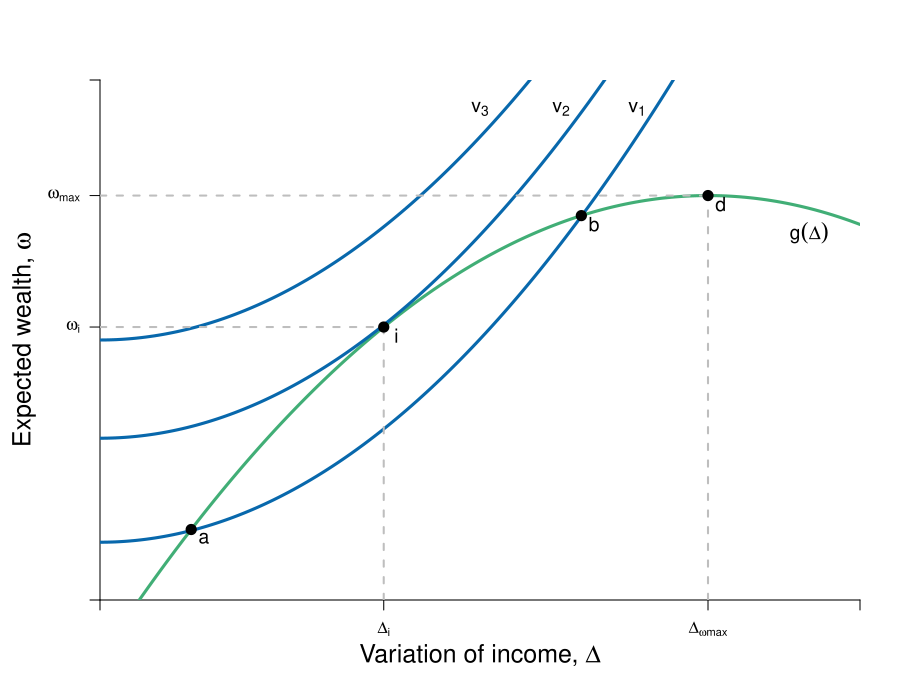

The script that saved this image:
require(ggplot2)
require(shape)
pdf(file = "risk/risk_return.pdf", width = 9, height = 7)

#Set parameters for graphics
axislabelsize <- 1.5
labelsize <- 1.2
graphlinewidth <- 3
segmentlinewidth <- 2
a <- c(2, 4, 6)


COL <- c("#7fc97f", "#beaed4", "#fdc086", "#ffff99", "#386cb0", "#f0027f", "#bf5b17", "#666666")
COLA <- c("#e0f3db", "#99d8c9","#66c2a4","#41ae76", "#238b45", "#005824")
COLB <- c("#c6dbef", "#4eb3d3", "#2b8cbe", "#0868ac","#084081")
COLC <- c("#fcfbfd", "#efedf5", "#dadaeb", "#bcbddc", "#9e9ac8", "#807dba", "#6a51a3", "#54278f", "#3f007d")

par(mar =  c(5, 5, 4, 2))
xlims <- c(0, 15)
ylims <- c(0, 18)

riskreturn <- function(g, int1 = 14, int2 = 4, coeff = 1/3){
  int1 - (int2 - (coeff)*g)^2
}

uA <- function(omega, g, slope = 0.5){
  omega + omega*g  - slope*g^2
}

indiffA <- function(g, intercept = 3, slope = 0.125){
  intercept  + slope*g^2
}


#Plot command 
plot(0, 0, xlim = xlims, ylim = ylims, 
     type = "n",
     xlab = expression(paste("")),
     ylab = expression(paste("")), 
     axes = FALSE,
     # xlab = expression(paste("Bob's Payoff, ", u^B)),
     # ylab = expression(paste("Alfredo's Payoff, ", u^A)),
     #xaxt = "n", 
     #yaxt = "n", 
     cex.lab = axislabelsize, 
     bty = "n", 
     xaxs="i", 
     yaxs="i"
)


#Customize ticks and labels for the plot
# ticksy <- seq(ylims[1], ylims[2], 3)
# ylabels <- seq(ylims[1], ylims[2], 3)
# ticksx <- seq(xlims[1], xlims[2], 5)
# xlabels <- seq(xlims[1], xlims[2], 5)
ticksy <- c(0,  riskreturn(g = 5.6), riskreturn(g = 12) ,ylims[2])
ylabels <- c(NA, expression(paste(omega[i])), expression(paste(omega[max])), NA)
ticksx <- c(0, 5.6, 12, xlims[2])
xlabels <- c(NA, expression(paste(Delta[i])), expression(paste(Delta[omega*max])), NA)

axis(1, at = ticksx, pos = 0, labels = xlabels)
axis(2, at = ticksy, pos = 0, labels = ylabels, las = 1)
mtext(expression(paste("Variation of income, ", Delta)), side=1, line = 2.5, cex = axislabelsize)
text(xlims[1] - 1.5, ylims[2] - 0.5*(ylims[2] - ylims[1]), expression(paste("Expected wealth, ", omega)), xpd = TRUE, cex = axislabelsize, srt = 90) 


npts <- 500 
xx1 <- seq(xlims[1], xlims[2], length.out = npts)
lines(xx1, riskreturn(xx1), col = COLA[4], lwd = graphlinewidth, lty = 1)
lines(xx1, indiffA(xx1, intercept = 2), col = COLB[4], lwd = graphlinewidth, lty = 1)
lines(xx1, indiffA(xx1, intercept = 5.6), col = COLB[4], lwd = graphlinewidth, lty = 1)
lines(xx1, indiffA(xx1, intercept = 9), col = COLB[4], lwd = graphlinewidth, lty = 1)


#Add points a, b, c and c
segments(5.6, 0, 5.6, riskreturn(g = 5.6), lty = 2, col = "gray", lwd = segmentlinewidth)
segments(0, riskreturn(g = 5.6), 5.6, riskreturn(g = 5.6), lty = 2, col = "gray", lwd = segmentlinewidth)
points(5.6, riskreturn(g = 5.6), pch = 16, col = "black", cex = 1.5)
text(5.6 + 0.25, riskreturn(g = 5.6) - 0.3, expression(i), cex = labelsize)


segments(12, 0, 12, riskreturn(g = 12) , lty = 2, col = "gray", lwd = segmentlinewidth)
segments(0, riskreturn(g = 12) , 12, riskreturn(g = 12) , lty = 2, col = "gray", lwd = segmentlinewidth)
points(12, riskreturn(g = 12) , pch = 16, col = "black", cex = 1.5)
text(12 + 0.25, riskreturn(g = 12) - 0.3, expression(d), cex = labelsize)


points(1.8, riskreturn(g = 1.8) , pch = 16, col = "black", cex = 1.5)
text(1.8 + 0.25, riskreturn(g = 1.8) - 0.3, expression(a), cex = labelsize)


points(9.5, riskreturn(g = 9.5) , pch = 16, col = "black", cex = 1.5)
text(9.5 + 0.25, riskreturn(g = 9.5) - 0.3, expression(b), cex = labelsize)


#Label risk return schedule

#Label value functions
text(10.6, 17, expression(v[1]), cex = labelsize)
text(9.1, 17, expression(v[2]), cex = labelsize)
text(7.5, 17, expression(v[3]), cex = labelsize)


dev.off()
